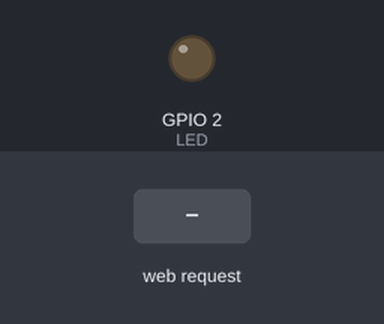
The program below on a simulated ESP8266 (NodeMCU). Parts: output pins drawn as LEDs (lit = HIGH). The inputs (shaded band) are chosen by the test bench. WiFi joins after 1.5 s; servers stay silent unless stated; random numbers use the default seed unless the program sets one; what the program prints to the serial monitor is not drawn.

Above: at 2.7 s.
2.8 s: HTTP request GET /handleData received
At 3.4 s:
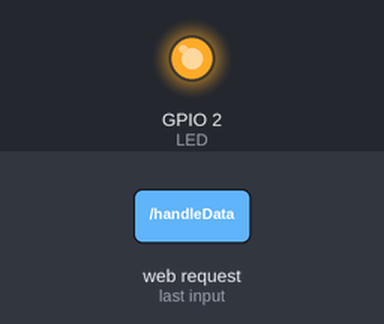
Timing chart, 0 to 5.8 s (numbered marks = the images above; inputs shaded):
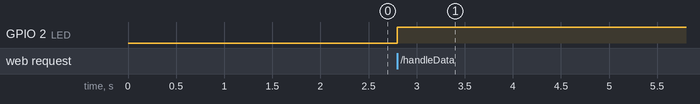

The program:

main.cpp
```cpp
/*
 * ESP8266 NodeMCU DHT11 - Humidity Temperature Data logging Example
 * https://circuits4you.com
 *
 * Referances
 * https://circuits4you.com/2017/12/31/nodemcu-pinout/
 *
 */

#include <ESP8266WiFi.h>
#include <WiFiClient.h>
#include <ESP8266WebServer.h>

#include "index.h" //Our HTML webpage contents with javascripts

#define LED 2 //On board LED

//SSID and Password of your WiFi router
const char *ssid = "ATT7RT97i2";
const char *password = "f3y436pwzu6y";

ESP8266WebServer server(80); //Server on port 80

//===============================================================
// This routine is executed when you open its IP in browser
//===============================================================
void sendHTML()
{
  String s = MAIN_page;             //Read HTML contents
  server.send(200, "text/html", s); //Send web page
}
void handleData()
{
  int analog_data = analogRead(A0);
  int random_number1 = random(1, 20);
  int random_number2 = random(20, 50);
  //Ref 1: https://circuits4you.com/2019/01/11/nodemcu-esp8266-arduino-json-parsing-example/
  //Ref 2: https://circuits4you.com/2019/01/25/arduino-how-to-put-quotation-marks-in-analog_data-string/
  String data = "{\"ADC\":\"" + String(analog_data) + "\", \"value1\":\"" +
                String(random_number1) + "\", \"value2\":\"" + String(random_number2) + "\"}";

  digitalWrite(LED, !digitalRead(LED)); //Toggle LED on data request ajax
  server.send(200, "text/plane", data); //Send ADC value, temperature and humidity JSON to client ajax request

  //Get Humidity temperatue data after request is complete
  //Give enough time to handle client to avoid problems
  delay(2000);

  Serial.print(random_number1);
  Serial.print(random_number2);
}

//==============================================================
//                  SETUP
//==============================================================
void setup()
{
  Serial.begin(115200);
  Serial.println();

  //Ref 3: https://circuits4you.com/2019/01/25/interfacing-dht11-with-nodemcu-example/
  // Autodetect is not working reliable, don't use the following line
  // dht.setup(17);

  // use this instead:
  //dht.setup(DHTpin, DHTesp::DHT11); //for DHT11 Connect DHT sensor to GPIO 17
  //dht.setup(DHTpin, DHTesp::DHT22); //for DHT22 Connect DHT sensor to GPIO 17

  WiFi.begin(ssid, password); //Connect to your WiFi router
  Serial.println("");

  //Onboard LED port Direction output
  pinMode(LED, OUTPUT);

  // Wait for connection
  while (WiFi.status() != WL_CONNECTED)
  {
    delay(500);
    Serial.print(".");
  }

  //If connection successful show IP address in serial monitor
  Serial.println("");
  Serial.print("Connected to ");
  Serial.println(ssid);
  Serial.print("IP address: ");
  Serial.println(WiFi.localIP()); //IP address assigned to your ESP

  server.on("/", sendHTML);             //Which routine to handle at root location. This is display page
  server.on("/handleData", handleData); //This page is called by java Script AJAX

  server.begin(); //Start server
  Serial.println("HTTP server started");
}

//==============================================================
//                     LOOP
//==============================================================
void loop()
{
  server.handleClient(); //Handle client requests
}
```

index.h
```cpp
const char MAIN_page[] PROGMEM = R"=====(
<!doctype html>
<html>

<head>
  <title>Line Chart | Circuits4you.com</title>
  <!--For offline ESP graphs see this tutorial https://circuits4you.com/2018/03/10/esp8266-jquery-and-ajax-web-server/ -->
  <script src = "https://cdnjs.cloudflare.com/ajax/libs/Chart.js/2.7.3/Chart.min.js"></script>
  <style>
  canvas{
    -moz-user-select: none;
    -webkit-user-select: none;
    -ms-user-select: none;
  }

  /* Data Table Styling */
  #dataTable {
    font-family: "Trebuchet MS", Arial, Helvetica, sans-serif;
    border-collapse: collapse;
    width: 100%;
  }

  #dataTable td, #dataTable th {
    border: 1px solid #ddd;
    padding: 8px;
  }

  #dataTable tr:nth-child(even){background-color: #f2f2f2;}

  #dataTable tr:hover {background-color: #ddd;}

  #dataTable th {
    padding-top: 12px;
    padding-bottom: 12px;
    text-align: left;
    background-color: #4CAF50;
    color: white;
  }
  </style>
</head>

<body>
    <div style="text-align:center;"><b><br>Real Time Data Logging with Graphs on ESP8266</div>
    <div class="chart-container" position: relative; height:350px; width:100%">
        <canvas id="Chart" width="400" height="400"></canvas>
    </div>
<div>
  <table id="dataTable">
    <tr><th>Time</th><th>ADC Value</th><th>Random Number 1</th><th>Random Number 2</th></tr>
  </table>
</div>
<br>
<br>

<script>
//Graphs visit: https://www.chartjs.org
var ADCvalues = [];
var value1 = [];
var value2 = [];
var timeStamp = [];
var reset_counter = 0;
function showGraph()
{
    reset_counter++;
    var ctx = document.getElementById("Chart").getContext('2d');
    var Chart2 = new Chart(ctx,
    {
        type: 'line',
        data:
        {
            labels: timeStamp,  //Bottom Labeling
            datasets: [
                {
                label: "Voltage 1",
                fill: false,  //Try with true
                backgroundColor: 'rgba( 243,18, 156 , 1)', //Dot marker color
                borderColor: 'rgba( 243, 18, 156 , 1)', //Graph Line Color
                data: ADCvalues,
            },{
                label: "Random Number 1",
                fill: false,  //Try with true
                backgroundColor: 'rgba( 243, 156, 18 , 1)', //Dot marker color
                borderColor: 'rgba( 243, 156, 18 , 1)', //Graph Line Color
                data: value1,
            },
            {
                label: "Random Number 2",
                fill: false,  //Try with true
                backgroundColor: 'rgba(156, 18, 243 , 1)', //Dot marker color
                borderColor: 'rgba(156, 18, 243 , 1)', //Graph Line Color
                data: value2,
            }],
        },
        options:
        {
            title:
            {
                    display: true,
                    text: "ADC Voltage | With two random generated numbers"
                },
            maintainAspectRatio: false,
            elements:
            {
            line:
            {
                    tension: 0.5 //Smoothening (Curved) of data lines
                }
            },
            scales: {
                    yAxes: [
                        {
                        ticks:
                        {
                            beginAtZero:true
                        }
                    }]
            }
        }

    });
    /*
    if(reset_counter > 5)
    {
        chart.destroy();
    }
    */
}

//On Page load show graphs
window.onload = function() {
  console.log(new Date().toLocaleTimeString());
};

//Ajax script to get ADC voltage at every 5 Seconds
//Read This tutorial https://circuits4you.com/2018/02/04/esp8266-ajax-update-part-of-web-page-without-refreshing/

setInterval(function() {
  // Call a function repetatively with 5 Second interval
  getData();
}, 2500); //5000mSeconds update rate

function getData() {
  var xhttp = new XMLHttpRequest();
  xhttp.onreadystatechange = function() {
    if (this.readyState == 4 && this.status == 200) {
     //Push the data in array
  var time = new Date().toLocaleTimeString();
  var txt = this.responseText;
  var obj = JSON.parse(txt); //Ref: https://www.w3schools.com/js/js_json_parse.asp
      ADCvalues.push(obj.ADC);
      value1.push(obj.value1);
      value2.push(obj.value2);
      timeStamp.push(time);
      showGraph();  //Update Graphs
  //Update Data Table
    var table = document.getElementById("dataTable");
    var row = table.insertRow(1); //Add after headings
    var cell1 = row.insertCell(0);
    var cell2 = row.insertCell(1);
    var cell3 = row.insertCell(2);
    var cell4 = row.insertCell(3);
    cell1.innerHTML = time;
    cell2.innerHTML = obj.ADC;
    cell3.innerHTML = obj.value1;
    cell4.innerHTML = obj.value2;
    }
  };
  xhttp.open("GET", "handleData", true); //Handle readADC server on ESP8266
  xhttp.send();
}
//Come back to this : https://stackoverflow.com/questions/53054911/how-to-reset-a-chart-of-chart-js
</script>
</body>

</html>

)=====";
```

Measured:
- after the input at 2.8 s, GPIO 2 (LED): LOW → HIGH at once
